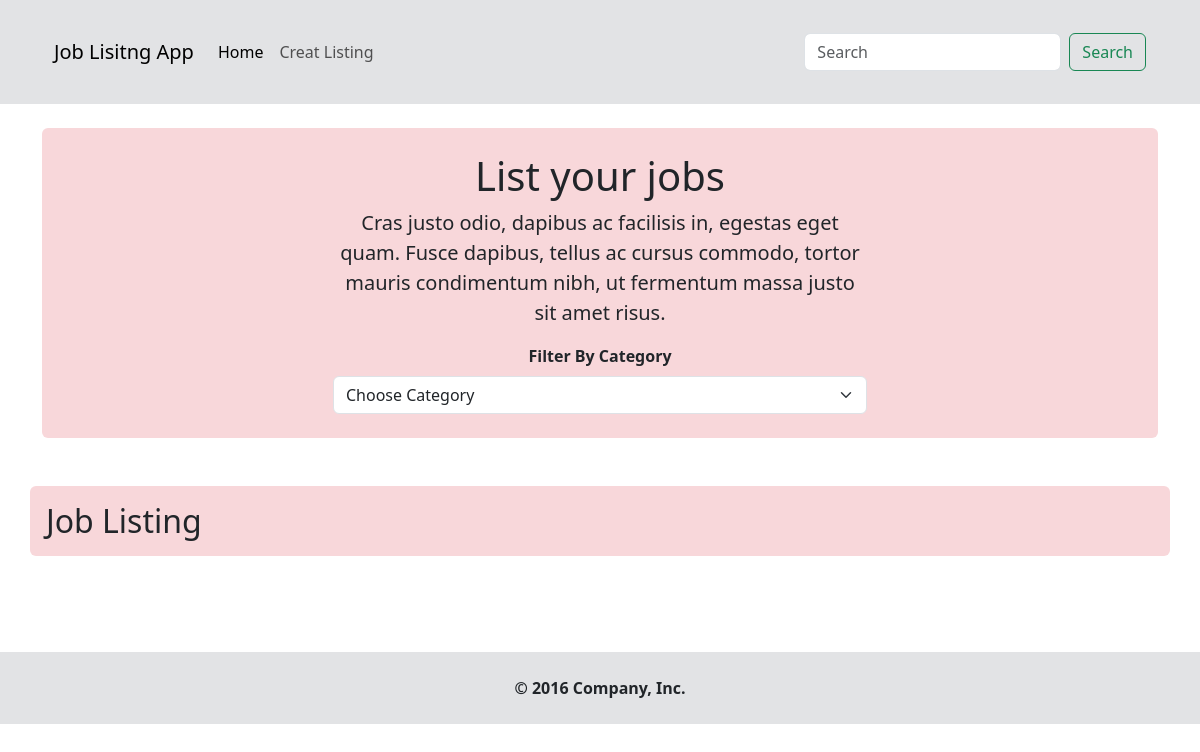
Before: / with the older database file.
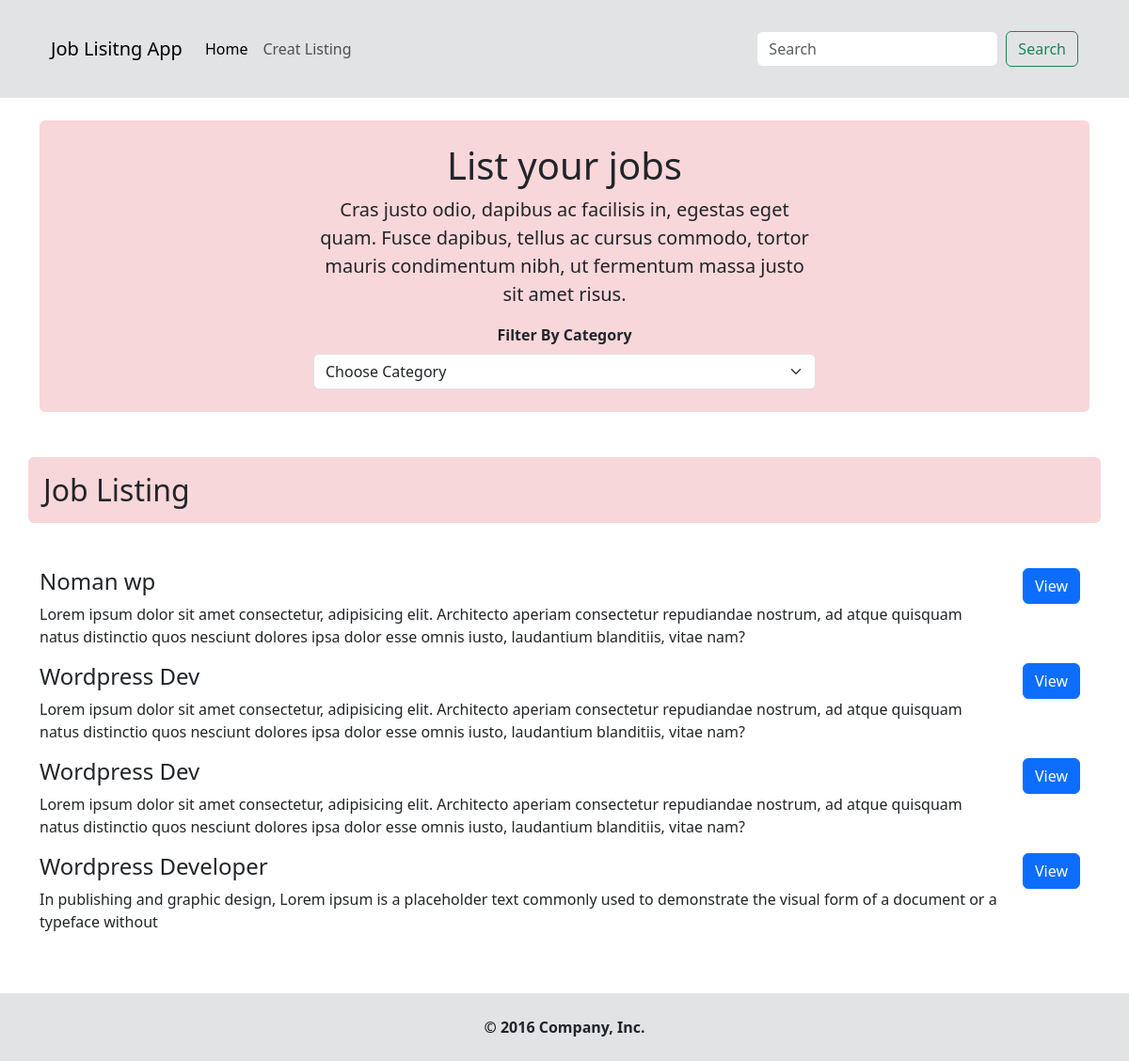
After: the same page with the newer database file.
### tables this page shows
CREATE TABLE `job_list` (
  `job_id` int(11) NOT NULL,
  `cat_id` varchar(255) NOT NULL,
  `company_name` varchar(255) NOT NULL,
  `job_title` varchar(255) NOT NULL,
  `job_desc` varchar(255) NOT NULL,
  `job_salery` int(11) NOT NULL,
  `job_location` varchar(255) NOT NULL,
  `user_contact` varchar(255) NOT NULL,
  `email_contact` varchar(255) NOT NULL
);

### lib/Template.php (called while the page is built, shortened)
<?php
class Template{
	protected $template;
	public function __construct( $template = '' ){
		$this->template = $template;
	}
	public function __toString(){
		include basename( $this->template );
		return ob_get_clean();
	}
}
 ?>

### lib/Database.php (called while the page is built, shortened)
<?php
class Database{
    private $host = DB_HOST;
    private $user = DB_USER;
    private $pass = DB_PASS;
    private $db_name = DB_NAME;
    private $dbh;
    private $stmt;
    public function __construct(){
        $dsn = 'mysql:host=' . $this->host . ';dbname=' . $this->db_name;
        $options = [
            PDO::ATTR_PERSISTENT => true,
            PDO::ATTR_ERRMODE => PDO::ERRMODE_EXCEPTION
        ];
        try {
            $this->dbh = new PDO( $dsn, $this->user, $this->pass, $options );
        } catch( PDOException $e ){
            $this->error = $e->getMessage();
            echo $this->error;
        }
    }
    public function query( $query ){
        $this->stmt = $this->dbh->prepare($query);
    }
    public function execute(){
        return $this->stmt->execute();
    }
    public function resultSet(){
        $this->execute();
        return $this->stmt->fetchAll( PDO::FETCH_OBJ );
    }
}

### lib/Job.php (called while the page is built, shortened)
<?php
class Job{
    private $db;
    public function __construct(){
        $this->db = new Database();
    }
    public function getAllJobs(){
        $this->db->query("SELECT job_list.* FROM job_list INNER JOIN category ON job_list.cat_id = category.cat_id");
        $results = $this->db->resultSet();
        return $results;
    }
    public function getCategories (){
        $this->db->query("SELECT * FROM category");
        $results = $this->db->resultSet();
        return $results;
    }
}

### teamplates/frontpage.php (the view, shortened to what this page needs)
<?php include 'inc/header.php' ?>
	<div class="container">
      <div class="bg-danger-subtle p-4 text-center rounded">
        <h1>List your jobs</h1>
        <p class="lead w-50 m-auto mb-3">Cras justo odio, dapibus ac facilisis in, egestas eget quam. Fusce dapibus, tellus ac cursus commodo, tortor mauris condimentum nibh, ut fermentum massa justo sit amet risus.</p>
        <div class="filter-search w-50 m-auto">
          <form action="index.php" method="GET">
          <label for="cat_select" class="form-label fw-bold">Filter By Category</label>
            <select class="cat-select form-select" name="category" onchange="this.form.submit()">
              <option value="0" selected>Choose Category</option>
            </select>
          </form>
        </div>
      </div>
      <div class="row marketing align-items-center justify-content-center pt-5">
          <h2 class="p-3 bg-danger-subtle mb-5 rounded"><?php  print_r($title); ?></h2>
          <div class="col-md-12">
            <?php foreach( $job_list as $key => $job ): ?>
              <div class="row job-item" id="job-id-<?php echo $job->job_id; ?>">
                <div class="col-md-11">
                  <h4><?php echo $job->job_title; ?></h4>
                  <p><?php echo $job->job_desc; ?></p>
                </div>
                <div class="col-md-1">
                    <a href="job.php?id=<?php echo $job->job_id; ?>" class="btn btn-primary">View</a>
                </div>
              </div>
            <?php endforeach; ?>
          </div>
        </div>
  </div>
<?php include 'inc/footer.php' ?>

Changed rows visible on the page:
now on this page (row edited): job_list: job_title "Noman wp", job_desc "Lorem ipsum dolor sit amet consectetur, adipisicing elit. Architecto aperiam consectetur repudiandae nostrum, ad atque quisquam natus distinctio quos nesciunt dolores ipsa dolor esse omnis iusto, laudantium blanditiis, vitae nam?"
now on this page (row edited): job_list: job_title "Wordpress Dev", job_desc "Lorem ipsum dolor sit amet consectetur, adipisicing elit. Architecto aperiam consectetur repudiandae nostrum, ad atque quisquam natus distinctio quos nesciunt dolores ipsa dolor esse omnis iusto, laudantium blanditiis, vitae nam?"
now on this page (row unchanged): job_list: job_title "Wordpress Dev", job_desc "Lorem ipsum dolor sit amet consectetur, adipisicing elit. Architecto aperiam consectetur repudiandae nostrum, ad atque quisquam natus distinctio quos nesciunt dolores ipsa dolor esse omnis iusto, laudantium blanditiis, vitae nam?"
added job_list: job_title "Wordpress Developer", job_desc "In publishing and graphic design, Lorem ipsum is a placeholder text commonly used to demonstrate the visual form of a document or a typeface without"
